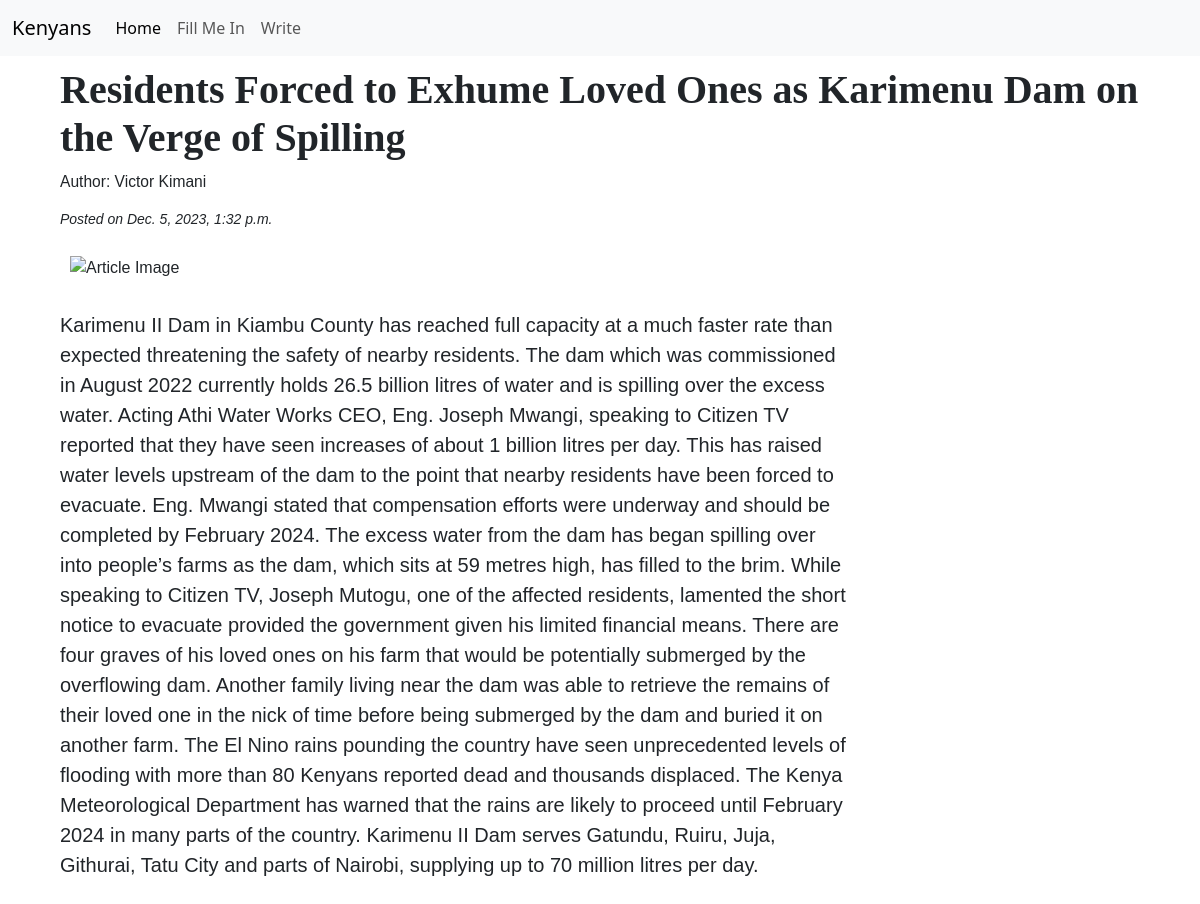
Page /articles/residents-forced-to-exhume-loved-ones/ on the committed database.
### ai/models.py (models this page shows, shortened)
class Articles(models.Model):
    title = models.CharField(max_length=128)
    body = models.TextField()
    time = models.DateTimeField(auto_now_add=True)
    author = models.CharField(max_length=64, default='Victor Kimani')
    image_url = models.URLField(blank=True)
    link = models.SlugField(max_length=64, blank=True)

### ai/views.py (the view)
# urls.py: path('articles/<slug:link>/', ArticleDetailView.as_view(), name='article_detail'),
class ArticleDetailView(View):
    template_name = 'ai/article_detail.html'
    def get(self, request, link):
        article = get_object_or_404(Articles, link=link)
        return render(request, self.template_name, {'article': article})

### ai/templates/ai/article_detail.html
{% extends 'ai/layout.html' %}
{% block body %}
<div class="article_view">
    <h1>{{ article.title }}</h1>
    <p class="author">Author: {{ article.author }}</p>
    <p class="stamp">Posted on {{ article.time }}</p>
    <img src="{{ article.image_url }}" alt="Article Image" style="max-width: 60%; max-height: 30%; margin: 10px;">
    <p class="inside">{{ article.body }}</p>
</div>
{% endblock %}

### ai/templates/ai/layout.html (shortened to what this page needs)
{% load static %}
<!DOCTYPE html>
<html lang="en">
<head>
    <link href="{% static 'ai/styles.css' %}" rel="stylesheet">
    <link href="https://cdn.jsdelivr.net/npm/bootstrap@5.3.2/dist/css/bootstrap.min.css" rel="stylesheet">
</head>
<body>
    <nav class="navbar navbar-expand-lg bg-body-tertiary">
        <div class="container-fluid">
          <a class="navbar-brand" href="{% url 'index' %}">Kenyans</a>
          <div class="collapse navbar-collapse" id="navbarNav">
            <ul class="navbar-nav">
              <li class="nav-item">
                <a class="nav-link active" aria-current="page" href="{% url 'index' %}">Home</a>
              </li>
              <li class="nav-item">
                <a class="nav-link" href="{% url 'start' %}">Fill Me In</a>
              </li>
              <li class="nav-item">
                <a class="nav-link" href="{% url 'write' %}">Write</a>
              </li>
            </ul>
          </div>
        </div>
      </nav>
    {% block body %}
    {% endblock %}
</body>
</html>

### ai/static/ai/styles.css (style rules this page uses)
html, body { height: 100%; margin: 0; padding: 0; }
.article_view { font-family: Arial, Helvetica, sans-serif; padding: 10px; margin-left: 50px; }
.article_view > h1 { font-family: Cambria, Cochin, Georgia, Times, 'Times New Roman', serif; font-weight: 700; }
.article_view .author { font-style: 'Gill Sans', 'Gill Sans MT', Calibri, 'Trebuchet MS', sans-serif; font-size: 0.975rem; }
.article_view .stamp { font-style: italic; font-size: 0.875rem; }
.article_view .inside { font-family: 'Gill Sans', 'Gill Sans MT', Calibri, 'Trebuchet MS', sans-serif; font-size: 1.25rem; margin-top: 20px; width: 70%; }

### rows in the picture
Articles: title "Residents Forced to Exhume Loved Ones as Karimenu Dam on the Verge of Spilling", author "Victor Kimani", time "Dec. 5, 2023, 1:32 p.m.", body "Karimenu II Dam in Kiambu County has reached full capacity at a much faster rate than expected threatening the safety of nearby residents. The dam which was commissioned in August 2022 currently holds 26.5 billion litres of water and is spilling over the excess water. Acting Athi Water Works CEO, Eng. Joseph Mwangi, speaking to Citizen TV reported that they have seen increases of about 1 billion litres per day. This has raised water levels upstream of the dam to the point that nearby residents have been forced to evacuate. Eng. Mwangi stated that compensation efforts were underway and should be completed by February 2024. The excess water from the dam has began spilling over into people’s…"
